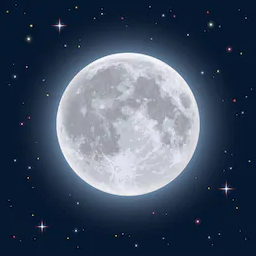
#> input picture test_img/dark_moon.png, 256 x 256 px
$ python -i mura_map_gen.py   (imports and definitions only)   (older library calls are emulated)
#> lines starting #> are read from the running program, lines starting #| are printed output that depends on the picture
#> further down, picture is the input picture: shape (256, 256, 3); mean B, G, R 97.4, 77.8, 63.4
# libraries
import cv2
import numpy as np
from PIL import Image, ImageFilter

# name of jpg image file
# jpg_image_name = "old_square.jpg"

def mura_map_gen(input):
    sub_pattern_size = 8 # pixel [64x64] : 4, [128x128] : 8
    height, width, ch = input.shape
#> height = 256; width = 256; ch = 3
    dim_pat_v = np.array([height, sub_pattern_size, 3])
#> dim_pat_v = [256, 8, 3]
    cols_v, rows_v, ch_v = dim_pat_v
#> cols_v = 256; rows_v = 8; ch_v = 3
    pat_v = []
    param_v = []

    dim_pat_h = np.array([sub_pattern_size, width, 3])
#> dim_pat_h = [8, 256, 3]
    cols_h, rows_h, ch_h = dim_pat_h
#> cols_h = 8; rows_h = 256; ch_h = 3
    pat_h = []
    param_h = []

    for i in range(cols_v//rows_v):
        pattern = np.zeros(dim_pat_v)
        parameter = (np.random.randint(0, 255), 0.1)
        pat_v.append(pattern)
        param_v.append(parameter)

    for pattern, parameters in zip(pat_v, param_v):
        for h in range(cols_v):
           for w in range(rows_v):
                pattern[h, w, :] = np.random.normal(parameters[0], parameters[1])

    for i in range(rows_h//cols_h):
        pattern = np.zeros(dim_pat_h)
        parameter = (np.random.randint(0, 255), 0.1)
        pat_h.append(pattern)
        param_h.append(parameter)

    for pattern, parameters in zip(pat_h, param_h):
        for h in range(cols_h):
           for w in range(rows_h):
                pattern[h, w, :] = np.random.normal(parameters[0], parameters[1])


    img_v = np.concatenate(pat_v, axis=1)
    h, w, _ = img_v.shape
    img_v = Image.fromarray(np.uint8(img_v))
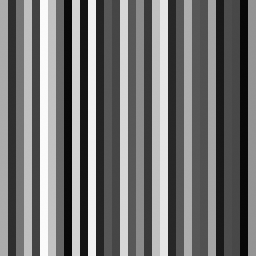
#> img_v: PIL image 256x256 RGB; min 8, max 251, mean 115.4
    img_v = img_v.filter(ImageFilter.GaussianBlur(radius=3))
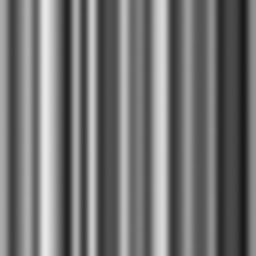
#> img_v: PIL image 256x256 RGB; min 26, max 233, mean 115.4
    # img_v.save("./mura_map/ver_pat_th.png")

    img_h = np.concatenate(pat_h, axis=0)
    img_h = Image.fromarray(np.uint8(img_h))
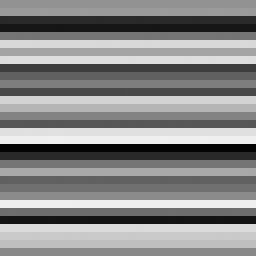
#> img_h: PIL image 256x256 RGB; min 3, max 240, mean 134.3
    img_h = img_h.filter(ImageFilter.GaussianBlur(radius=3))
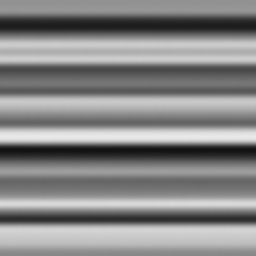
#> img_h: PIL image 256x256 RGB; min 18, max 233, mean 134.3
    # img_h.save("./mura_map/hor_pat_th.png")

    img = np.array(img_h)/2 + np.array(img_v)/2
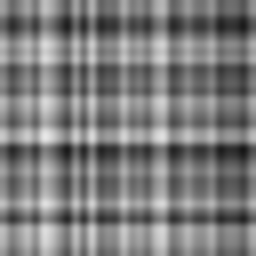
#> img: shape (256, 256, 3) float64; min 22, max 232.5, mean 124.9
    img = Image.fromarray(np.uint8(img))
#> img: PIL image 256x256 RGB
    # img.save("pattern.png")

    ''' Gaussian grid generation'''
    x, y = np.meshgrid(np.linspace(np.random.rand(1)*2-1,np.random.rand(1)*2-1, h),
                       np.linspace(np.random.rand(1)*2-1,np.random.rand(1)*2-1, w))
    # x, y = np.meshgrid(np.linspace(0,1,256), np.linspace(-1,1,256))
    d = np.sqrt(x*x+y*y)
    sigma, mu = 0.7, 0.0
    g = np.exp(-((d-mu)**2 / (2.0 * sigma**2)))
    g = g/np.max(g)
    gau_pat = np.uint8(g*255)
    gau_pat = Image.fromarray(gau_pat)
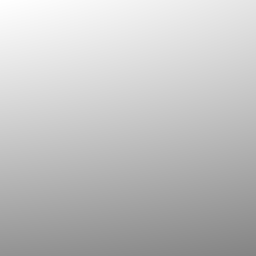
#> gau_pat: PIL image 256x256 L; min 132, max 255, mean 194.3
    # gau_pat.save("./mura_map/glb_pat_th.png")

    g = np.transpose([g, g, g], (1,2,0))
    out_np = img * g
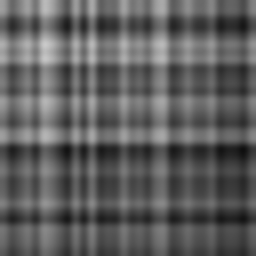
#> out_np: shape (256, 256, 3) float64; min 15.29, max 202.4, mean 94.8
    out_img = Image.fromarray(np.uint8(out_np))
    # out_img.save("./mura_map/mura_pat_th.png")

    return out_np


input = np.full([128, 128, 3], 64, dtype=np.int)  # for test
# [1 line not run here, left out]

>>> import cv2
>>> picture = cv2.imread('test_img/dark_moon.png')
>>> result = mura_map_gen(picture)

$ run again, on test_img/dark_rail.png
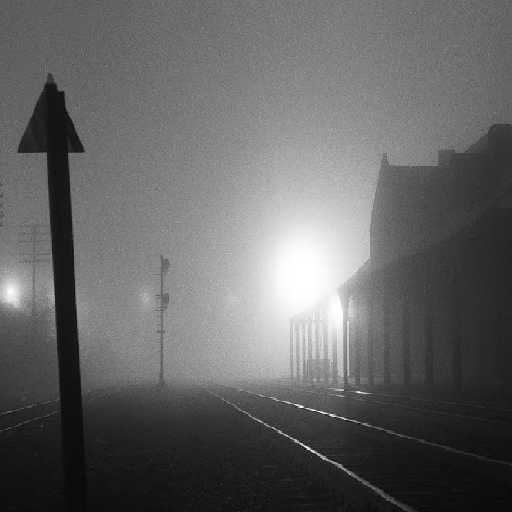
#> input picture test_img/dark_rail.png, 512 x 512 px
#> picture is the input picture: shape (512, 512, 3); min 8, max 255, mean 100.3
#> in mura_map_gen, `gau_pat = Image.fromarray(gau_pat)`:
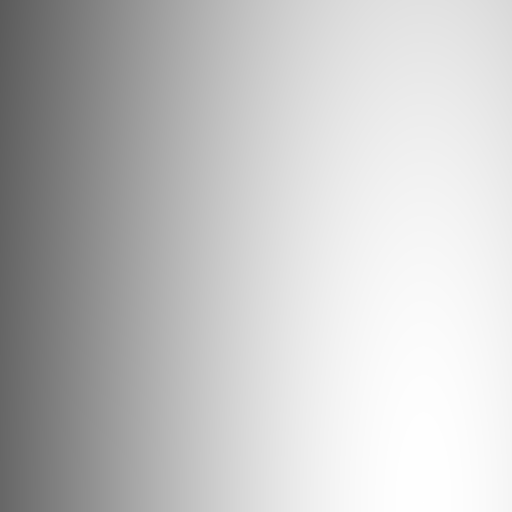
#> gau_pat: PIL image 512x512 L; min 91, max 255, mean 196.3
#> in mura_map_gen, `out_np = img * g`:
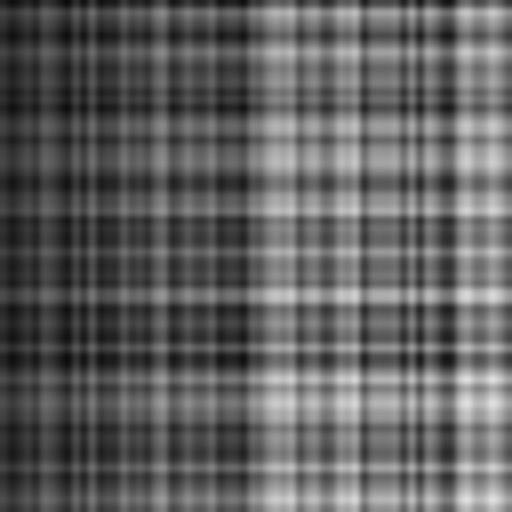
#> out_np: shape (512, 512, 3) float64; min 11.14, max 224.5, mean 97.5

$ run again, on test_img/dark_sea.png
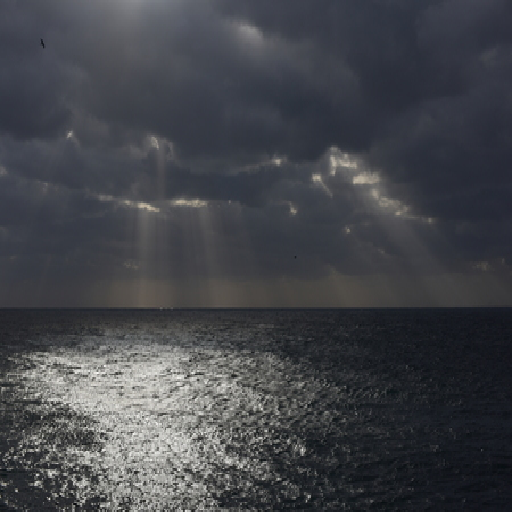
#> input picture test_img/dark_sea.png, 512 x 512 px
#> picture is the input picture: shape (512, 512, 3); mean B, G, R 74, 69, 67.1
#> in mura_map_gen, `gau_pat = Image.fromarray(gau_pat)`:
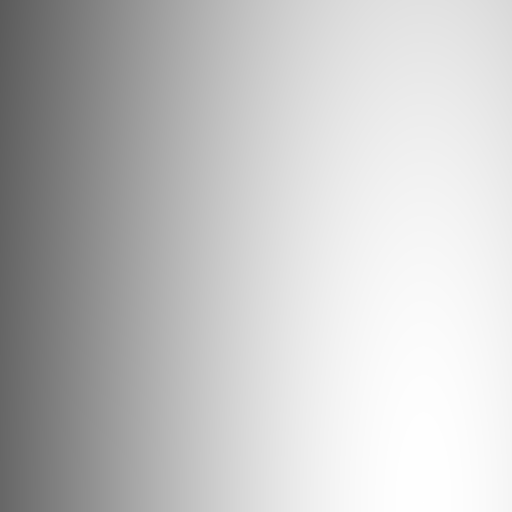
#> gau_pat: PIL image 512x512 L; min 91, max 255, mean 196.3
#> in mura_map_gen, `out_np = img * g`:
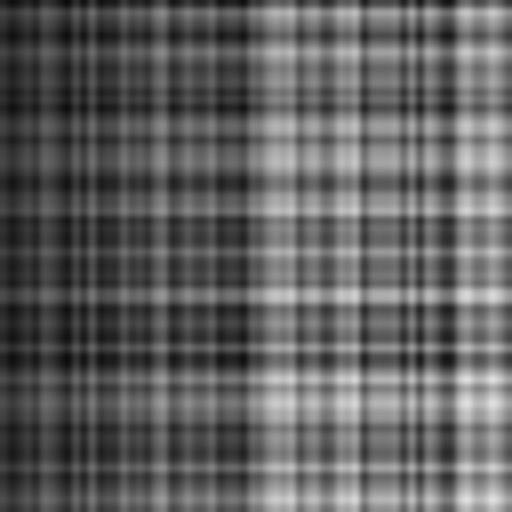
#> out_np: shape (512, 512, 3) float64; min 11.14, max 224.5, mean 97.5
